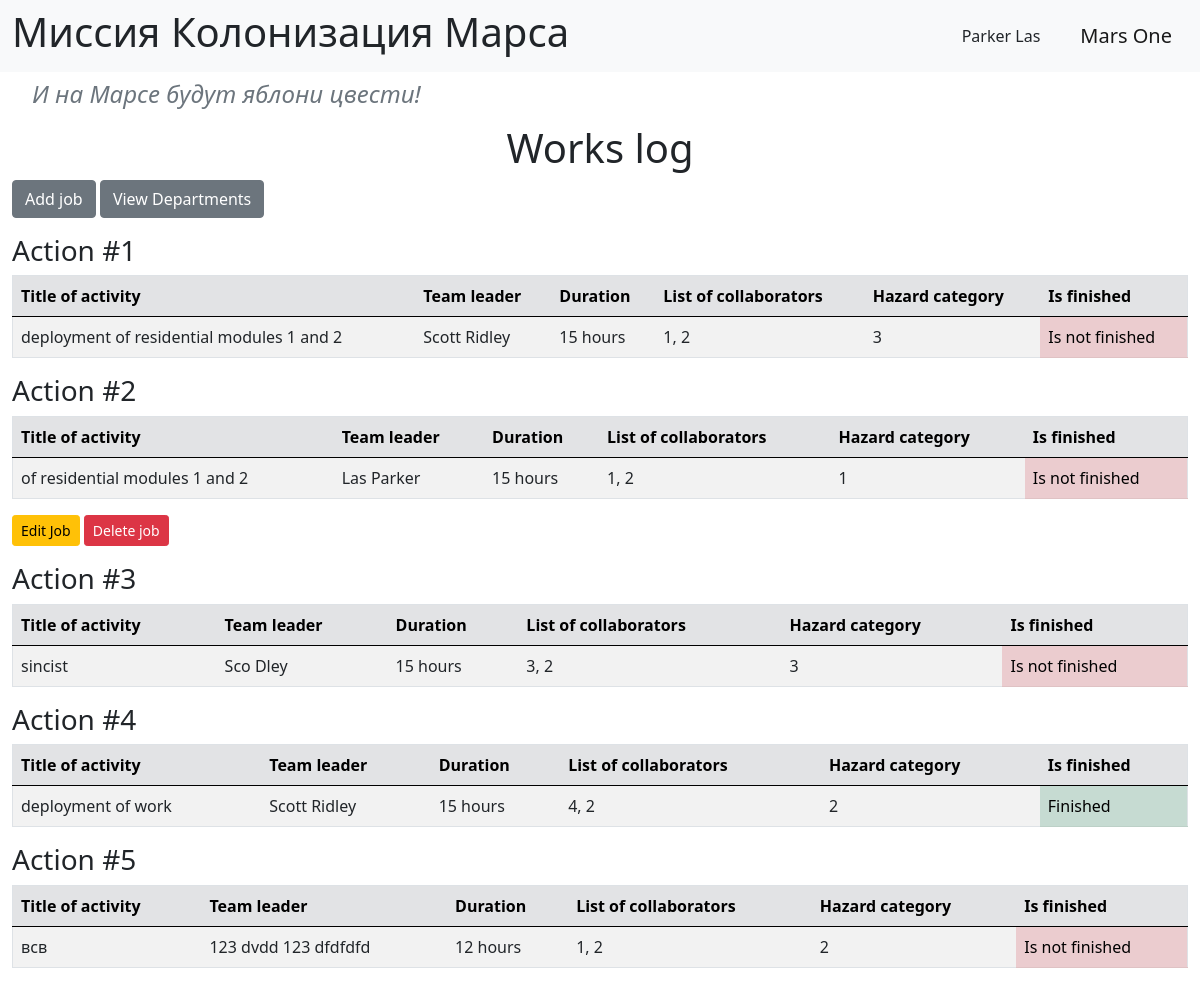
/ (signed in), run on the app's committed database.
### data/users.py (models this page shows, shortened)
class User(SqlAlchemyBase, UserMixin, SerializerMixin):
    __tablename__ = 'users'
    id = sqlalchemy.Column(sqlalchemy.Integer,
                           primary_key=True, autoincrement=True)
    surname = sqlalchemy.Column(sqlalchemy.String, nullable=True)
    name = sqlalchemy.Column(sqlalchemy.String, nullable=True)
    age = sqlalchemy.Column(sqlalchemy.Integer, nullable=True)
    position = sqlalchemy.Column(sqlalchemy.String, nullable=True)
    speciality = sqlalchemy.Column(sqlalchemy.String, nullable=True)
    address = sqlalchemy.Column(sqlalchemy.String, nullable=True)
    email = sqlalchemy.Column(sqlalchemy.String,
                              index=True, unique=True, nullable=True)
    hashed_password = sqlalchemy.Column(sqlalchemy.String, nullable=True)
    modified_date = sqlalchemy.Column(sqlalchemy.DateTime,
                                      default=datetime.datetime.now)
    city_from = sqlalchemy.Column(sqlalchemy.String, nullable=True)

### data/jobs.py (models this page shows)
class Jobs(SqlAlchemyBase, SerializerMixin):
    __tablename__ = 'jobs'
    id = sqlalchemy.Column(sqlalchemy.Integer,
                           primary_key=True, autoincrement=True)
    team_leader = sqlalchemy.Column(sqlalchemy.Integer,
                                    sqlalchemy.ForeignKey("users.id"))
    job = sqlalchemy.Column(sqlalchemy.String, nullable=True)
    work_size = sqlalchemy.Column(sqlalchemy.Integer, nullable=True, default=0)
    collaborators = sqlalchemy.Column(sqlalchemy.String, nullable=True)
    start_date = sqlalchemy.Column(sqlalchemy.DateTime, nullable=True)
    end_date = sqlalchemy.Column(sqlalchemy.DateTime, nullable=True)
    is_finished = sqlalchemy.Column(sqlalchemy.Boolean, default=False)
    user = orm.relationship('User')
    categories = orm.relationship("Category",
                                  secondary="association",
                                  backref="jobs")

### data/category.py (models this page shows)
class Category(SqlAlchemyBase):
    __tablename__ = 'category'
    id = sqlalchemy.Column(sqlalchemy.Integer, primary_key=True,
                           autoincrement=True)
    name = sqlalchemy.Column(sqlalchemy.String, nullable=True)

### main.py (the view)
@app.route('/')
def index():
    db_sess = db_session.create_session()
    jobs = db_sess.query(Jobs).all()
    return render_template('index.html', jobs=jobs)

### data/db_session.py (called while the page is built)
def create_session() -> Session:
    global __factory
    return __factory()

### main.py (called while the page is built)
@login_manager.user_loader
def load_user(user_id):
    db_sess = db_session.create_session()
    return db_sess.query(User).get(user_id)

### templates/index.html
{% extends "base.html" %}
{% block content %}
    <h1 align="center">Works log</h1>
    <div class="mb-3">
        {% if current_user.is_authenticated %}
            <a href="/addjob" class="btn btn-secondary">Add job</a>
            <a href="/departments" class="btn btn-secondary">View Departments</a>
        {% endif %}
    </div>
    {% for item in jobs %}
        <div class="mt-3">
            <h3>Action #{{ loop.index }}</h3>
            <table class="table table-striped border">
                <thead class="table-secondary">
                <tr>
                    <th scope="col">Title of activity</th>
                    <th scope="col">Team leader</th>
                    <th scope="col">Duration</th>
                    <th scope="col">List of collaborators</th>
                    <th scope="col">Hazard category</th>
                    <th scope="col">Is finished</th>
                </tr>
                </thead>
                <tbody>
                <tr>
                    <td>{{ item.job }}</td>
                    <td>{{ item.user.surname }} {{ item.user.name }}</td>
                    <td>{{ item.work_size }} hours</td>
                    <td>{{ item.collaborators }}</td>
                    <td>
                        {% for cat in item.categories %}
                            {{ cat.name }}{% if not loop.last %}, {% endif %}
                        {% endfor %}
                    </td>
                    {% if item.is_finished %}
                        <td class="table-success">Finished</td>
                    {% else %}
                        <td class="table-danger">Is not finished</td>
                    {% endif %}
                </tr>
                </tbody>
            </table>
            {% if current_user.is_authenticated and (item.team_leader == current_user.id|int or current_user.id|int == 1) %}
                <div class="mt-2">
                    <a href="/jobs/{{ item.id }}" class="btn btn-warning btn-sm">Edit Job</a>
                    <a href="/jobs_delete/{{ item.id }}" class="btn btn-danger btn-sm">Delete job</a>
                </div>
            {% endif %}
        </div>
    {% endfor %}
{% endblock %}

### templates/base.html (shortened to what this page needs)
<!doctype html>
<html lang="en">
<head>
    <link rel="stylesheet"
          href="https://cdn.jsdelivr.net/npm/bootstrap@5.0.0-beta1/dist/css/bootstrap.min.css"
>
    <link rel="stylesheet" type="text/css" href="{{ url_for('static', filename='css/style.css') }}"/>
</head>
<body>
<header>
    <nav class="navbar navbar-light bg-light">
        <div class="container-fluid">
            <a href="/" style="text-decoration: none; color: inherit;">
                <h1>Миссия Колонизация Марса</h1>
            </a>
            <div class="d-flex align-items-center">
                {% if current_user.is_authenticated %}
                    <a class="nav-link text-dark me-4" href="/logout">
                        {{ current_user.name }} {{ current_user.surname }}
                    </a>
                {% else %}
                    <a class="btn btn-primary me-2" href="/register">Зарегистрироваться</a>
                    <a class="btn btn-success me-4" href="/login">Войти</a>
                {% endif %}
                <span class="navbar-brand">Mars One</span>
            </div>
        </div>
    </nav>
</header>
<main role="main" class="container-fluid mt-2">
    <h4 class="text-secondary subtitle">И на Марсе будут яблони цвести!</h4>
    {% block content %}{% endblock %}
</main>
</body>
</html>

### static/css/style.css (style rules this page uses)
h4 { color: #333; padding-left: 20px; margin-bottom: 15px; }
.subtitle { color: #808080; font-style: italic; font-weight: normal; }

### data on the page
User: name "Parker", surname "Las"
Jobs: job "deployment of residential modules 1 and 2", user.surname "Scott", user.name "Ridley", work_size "15", collaborators "1, 2", is_finished "Is not finished"
Category: name "3"
Jobs: job "of residential modules 1 and 2", user.surname "Las", user.name "Parker", work_size "15", collaborators "1, 2", is_finished "Is not finished"
Category: name "1"
Jobs: job "sincist", user.surname "Sco", user.name "Dley", work_size "15", collaborators "3, 2", is_finished "Is not finished"
Jobs: job "deployment of work", user.surname "Scott", user.name "Ridley", work_size "15", collaborators "4, 2", is_finished "Finished"
Category: name "2"
Jobs: job "всв", user.surname "123", user.name "dvdd 123 dfdfdfd", work_size "12", collaborators "1, 2", is_finished "Is not finished"
